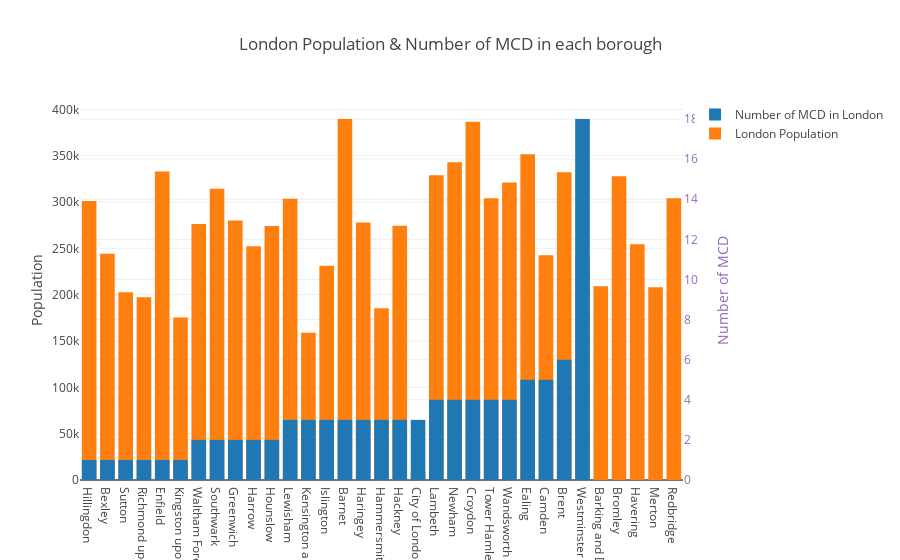

Notebook cell for this chart:
### Code cell
trace1 = go.Bar(
    x = list(borough_population.keys()),
    y = list(borough_population.values()),
    name='London Population'
)
trace2 = go.Bar(
    x = list(mcd_in_london.keys()),
    y = list(mcd_in_london.values()),
    name='Number of MCD in London',
    yaxis='y2'
)

data = [trace2, trace1]

layout = go.Layout(
    title='London Population & Number of MCD in each borough',
    yaxis=dict(
        title='Population'
    ),
    yaxis2=dict(
        title='Number of MCD',
        titlefont=dict(
            color='rgb(148, 103, 189)'
        ),
        tickfont=dict(
            color='rgb(148, 103, 189)'
        ),
        overlaying='y',
        side='right'
    )
)
fig = go.Figure(data=data, layout=layout)
# py.iplot(fig)
plotly.offline.iplot(fig)

### Figure 1 — Plotly figure (JSON) as saved in the notebook; plotly's stock layout.template omitted (floating-point values rounded to 4 significant figures)
{"data": [{"name": "Number of MCD in London", "type": "bar", "uid": "e5b57058-a3f1-11e8-8a46-a820660e9aaa", "x": ["Hillingdon", "Bexley", "Sutton", "Richmond upon Thames", "Enfield", "Kingston upon Thames", "Waltham Forest", "Southwark", "Greenwich", "Harrow", "Hounslow", "Lewisham", "Kensington and Chelsea", "Islington", "Barnet", "Haringey", "Hammersmith and Fulham", "Hackney", "City of London", "Lambeth", "Newham", "Croydon", "Tower Hamlets", "Wandsworth", "Ealing", "Camden", "Brent", "Westminster"], "y": [1, 1, 1, 1, 1, 1, 2, 2, 2, 2, 2, 3, 3, 3, 3, 3, 3, 3, 3, 4, 4, 4, 4, 4, 5, 5, 6, 18], "yaxis": "y2"}, {"name": "London Population", "type": "bar", "uid": "ebf535dc-a3f1-11e8-8d1e-a820660e9aaa", "x": ["City of London", "Barking and Dagenham", "Barnet", "Bexley", "Brent", "Bromley", "Camden", "Croydon", "Ealing", "Enfield", "Greenwich", "Hackney", "Hammersmith and Fulham", "Haringey", "Harrow", "Havering", "Hillingdon", "Hounslow", "Islington", "Kensington and Chelsea", "Kingston upon Thames", "Lambeth", "Lewisham", "Merton", "Newham", "Redbridge", "Richmond upon Thames", "Southwark", "Sutton", "Tower Hamlets", "Waltham Forest", "Wandsworth", "Westminster"], "y": [8800, 209000, 389600, 244300, 332100, 327900, 242500, 386500, 351600, 333000, 280100, 274300, 185300, 278000, 252300, 254300, 301000, 274200, 231200, 159000, 175400, 328900, 303400, 208100, 342900, 304200, 197300, 314300, 202600, 304000, 276200, 321000, 242100]}], "layout": {"title": "London Population & Number of MCD in each borough", "yaxis": {"title": "Population"}, "yaxis2": {"overlaying": "y", "side": "right", "tickfont": {"color": "rgb(148, 103, 189)"}, "title": "Number of MCD", "titlefont": {"color": "rgb(148, 103, 189)"}}}}
